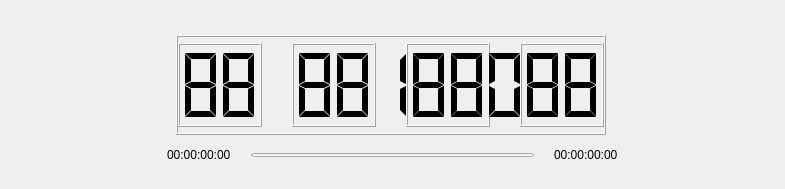
<?xml version="1.0" encoding="UTF-8"?>
<ui version="4.0">
 <class>DurationWidget</class>
 <widget class="QWidget" name="DurationWidget">
  <property name="geometry">
   <rect>
    <x>0</x>
    <y>0</y>
    <width>785</width>
    <height>189</height>
   </rect>
  </property>
  <layout class="QGridLayout" name="gridLayout">
   <property name="margin">
    <number>0</number>
   </property>
   <property name="spacing">
    <number>0</number>
   </property>
   <item row="0" column="1">
    <spacer name="verticalSpacerTop">
     <property name="orientation">
      <enum>Qt::Vertical</enum>
     </property>
     <property name="sizeHint" stdset="0">
      <size>
       <width>20</width>
       <height>2</height>
      </size>
     </property>
    </spacer>
   </item>
   <item row="1" column="0">
    <spacer name="horizontalSpacerLeft">
     <property name="orientation">
      <enum>Qt::Horizontal</enum>
     </property>
     <property name="sizeHint" stdset="0">
      <size>
       <width>20</width>
       <height>20</height>
      </size>
     </property>
    </spacer>
   </item>
   <item row="1" column="1">
    <layout class="QGridLayout" name="gridLayout_2">
     <property name="spacing">
      <number>0</number>
     </property>
     <item row="0" column="0">
      <widget class="QFrame" name="frameDuration">
       <property name="sizePolicy">
        <sizepolicy hsizetype="Fixed" vsizetype="Fixed">
         <horstretch>0</horstretch>
         <verstretch>0</verstretch>
        </sizepolicy>
       </property>
       <property name="minimumSize">
        <size>
         <width>451</width>
         <height>120</height>
        </size>
       </property>
       <widget class="QLCDNumber" name="lcdNumber">
        <property name="geometry">
         <rect>
          <x>9</x>
          <y>10</y>
          <width>430</width>
          <height>100</height>
         </rect>
        </property>
        <property name="sizePolicy">
         <sizepolicy hsizetype="Fixed" vsizetype="Fixed">
          <horstretch>0</horstretch>
          <verstretch>0</verstretch>
         </sizepolicy>
        </property>
        <property name="minimumSize">
         <size>
          <width>300</width>
          <height>100</height>
         </size>
        </property>
        <property name="numDigits">
         <number>11</number>
        </property>
        <property name="digitCount">
         <number>11</number>
        </property>
        <property name="segmentStyle">
         <enum>QLCDNumber::Flat</enum>
        </property>
        <property name="intValue" stdset="0">
         <number>888888888</number>
        </property>
       </widget>
       <widget class="QLCDNumber" name="lcdNumberShadowMinute">
        <property name="geometry">
         <rect>
          <x>125</x>
          <y>18</y>
          <width>84</width>
          <height>84</height>
         </rect>
        </property>
        <property name="sizePolicy">
         <sizepolicy hsizetype="Fixed" vsizetype="Fixed">
          <horstretch>0</horstretch>
          <verstretch>0</verstretch>
         </sizepolicy>
        </property>
        <property name="numDigits">
         <number>2</number>
        </property>
        <property name="segmentStyle">
         <enum>QLCDNumber::Flat</enum>
        </property>
        <property name="value" stdset="0">
         <double>88.000000000000000</double>
        </property>
        <property name="intValue" stdset="0">
         <number>88</number>
        </property>
       </widget>
       <widget class="QLCDNumber" name="lcdNumberShadowHour">
        <property name="geometry">
         <rect>
          <x>11</x>
          <y>18</y>
          <width>84</width>
          <height>84</height>
         </rect>
        </property>
        <property name="sizePolicy">
         <sizepolicy hsizetype="Fixed" vsizetype="Fixed">
          <horstretch>0</horstretch>
          <verstretch>0</verstretch>
         </sizepolicy>
        </property>
        <property name="numDigits">
         <number>2</number>
        </property>
        <property name="segmentStyle">
         <enum>QLCDNumber::Flat</enum>
        </property>
        <property name="value" stdset="0">
         <double>88.000000000000000</double>
        </property>
        <property name="intValue" stdset="0">
         <number>88</number>
        </property>
       </widget>
       <widget class="QLCDNumber" name="lcdNumberShadowSecond">
        <property name="geometry">
         <rect>
          <x>239</x>
          <y>18</y>
          <width>84</width>
          <height>84</height>
         </rect>
        </property>
        <property name="sizePolicy">
         <sizepolicy hsizetype="Fixed" vsizetype="Fixed">
          <horstretch>0</horstretch>
          <verstretch>0</verstretch>
         </sizepolicy>
        </property>
        <property name="numDigits">
         <number>2</number>
        </property>
        <property name="segmentStyle">
         <enum>QLCDNumber::Flat</enum>
        </property>
        <property name="value" stdset="0">
         <double>88.000000000000000</double>
        </property>
        <property name="intValue" stdset="0">
         <number>88</number>
        </property>
       </widget>
       <widget class="QLCDNumber" name="lcdNumberShadowMillisecond">
        <property name="geometry">
         <rect>
          <x>353</x>
          <y>18</y>
          <width>84</width>
          <height>84</height>
         </rect>
        </property>
        <property name="sizePolicy">
         <sizepolicy hsizetype="Fixed" vsizetype="Fixed">
          <horstretch>0</horstretch>
          <verstretch>0</verstretch>
         </sizepolicy>
        </property>
        <property name="numDigits">
         <number>2</number>
        </property>
        <property name="segmentStyle">
         <enum>QLCDNumber::Flat</enum>
        </property>
        <property name="value" stdset="0">
         <double>88.000000000000000</double>
        </property>
        <property name="intValue" stdset="0">
         <number>88</number>
        </property>
       </widget>
       <zorder>lcdNumberShadowMinute</zorder>
       <zorder>lcdNumberShadowHour</zorder>
       <zorder>lcdNumberShadowSecond</zorder>
       <zorder>lcdNumberShadowMillisecond</zorder>
       <zorder>lcdNumber</zorder>
      </widget>
     </item>
     <item row="1" column="0">
      <layout class="QHBoxLayout" name="horizontalLayout">
       <property name="spacing">
        <number>0</number>
       </property>
       <item>
        <widget class="QLabel" name="labelZero">
         <property name="text">
          <string>00:00:00:00</string>
         </property>
        </widget>
       </item>
       <item>
        <spacer name="horizontalProgressBarSpacerLeft">
         <property name="orientation">
          <enum>Qt::Horizontal</enum>
         </property>
         <property name="sizeType">
          <enum>QSizePolicy::Fixed</enum>
         </property>
         <property name="sizeHint" stdset="0">
          <size>
           <width>20</width>
           <height>20</height>
          </size>
         </property>
        </spacer>
       </item>
       <item>
        <widget class="QProgressBar" name="progressBarDuration">
         <property name="sizePolicy">
          <sizepolicy hsizetype="Expanding" vsizetype="Fixed">
           <horstretch>0</horstretch>
           <verstretch>0</verstretch>
          </sizepolicy>
         </property>
         <property name="maximumSize">
          <size>
           <width>16777215</width>
           <height>4</height>
          </size>
         </property>
         <property name="value">
          <number>0</number>
         </property>
         <property name="textVisible">
          <bool>false</bool>
         </property>
         <property name="format">
          <string>%p%</string>
         </property>
        </widget>
       </item>
       <item>
        <spacer name="horizontalProgressBarSpacerRight">
         <property name="orientation">
          <enum>Qt::Horizontal</enum>
         </property>
         <property name="sizeType">
          <enum>QSizePolicy::Fixed</enum>
         </property>
         <property name="sizeHint" stdset="0">
          <size>
           <width>20</width>
           <height>20</height>
          </size>
         </property>
        </spacer>
       </item>
       <item>
        <widget class="QLabel" name="labelDuration">
         <property name="text">
          <string>00:00:00:00</string>
         </property>
        </widget>
       </item>
      </layout>
     </item>
    </layout>
   </item>
   <item row="1" column="2">
    <spacer name="horizontalSpacerRight">
     <property name="orientation">
      <enum>Qt::Horizontal</enum>
     </property>
     <property name="sizeHint" stdset="0">
      <size>
       <width>20</width>
       <height>20</height>
      </size>
     </property>
    </spacer>
   </item>
   <item row="2" column="1">
    <spacer name="verticalSpacerBottom">
     <property name="orientation">
      <enum>Qt::Vertical</enum>
     </property>
     <property name="sizeHint" stdset="0">
      <size>
       <width>20</width>
       <height>2</height>
      </size>
     </property>
    </spacer>
   </item>
  </layout>
 </widget>
 <resources/>
 <connections/>
</ui>
